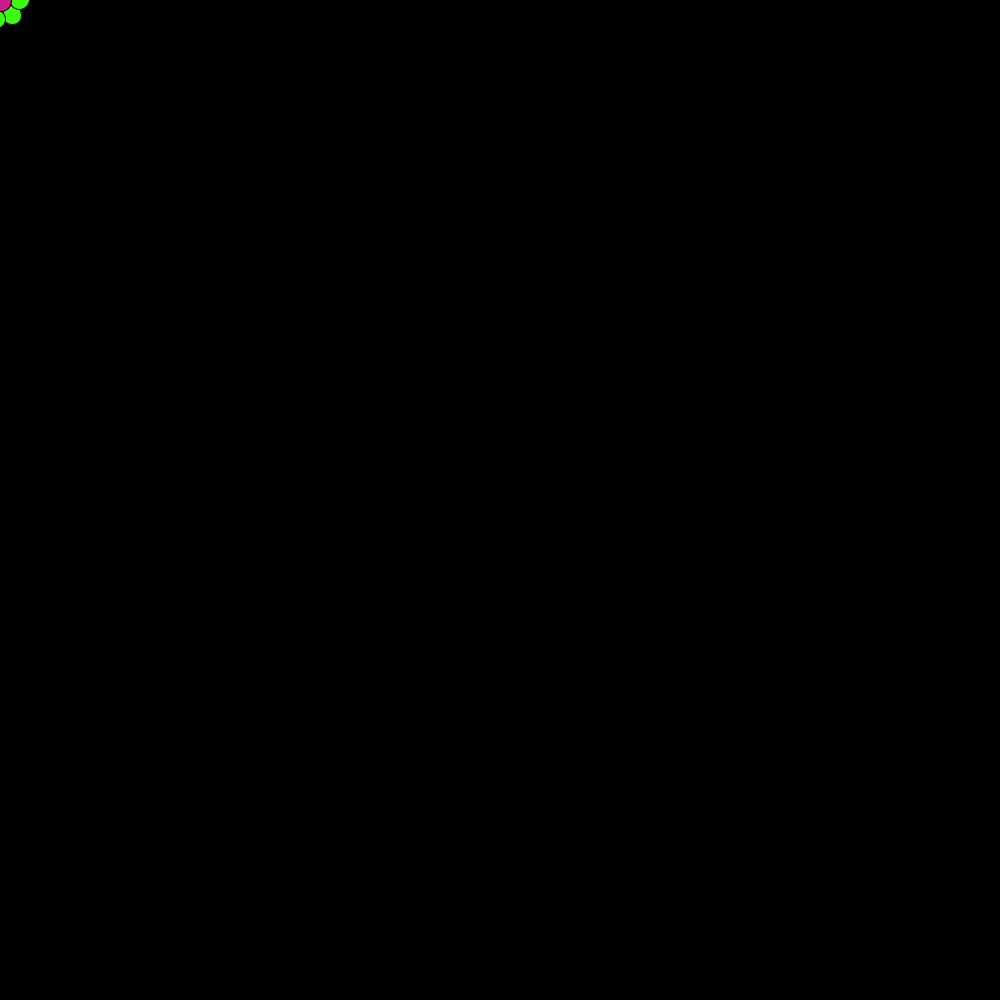
Frame 1 (no input)
Frame 60 (the mouse pressed at the canvas centre just before this capture): identical to frame 1, image omitted
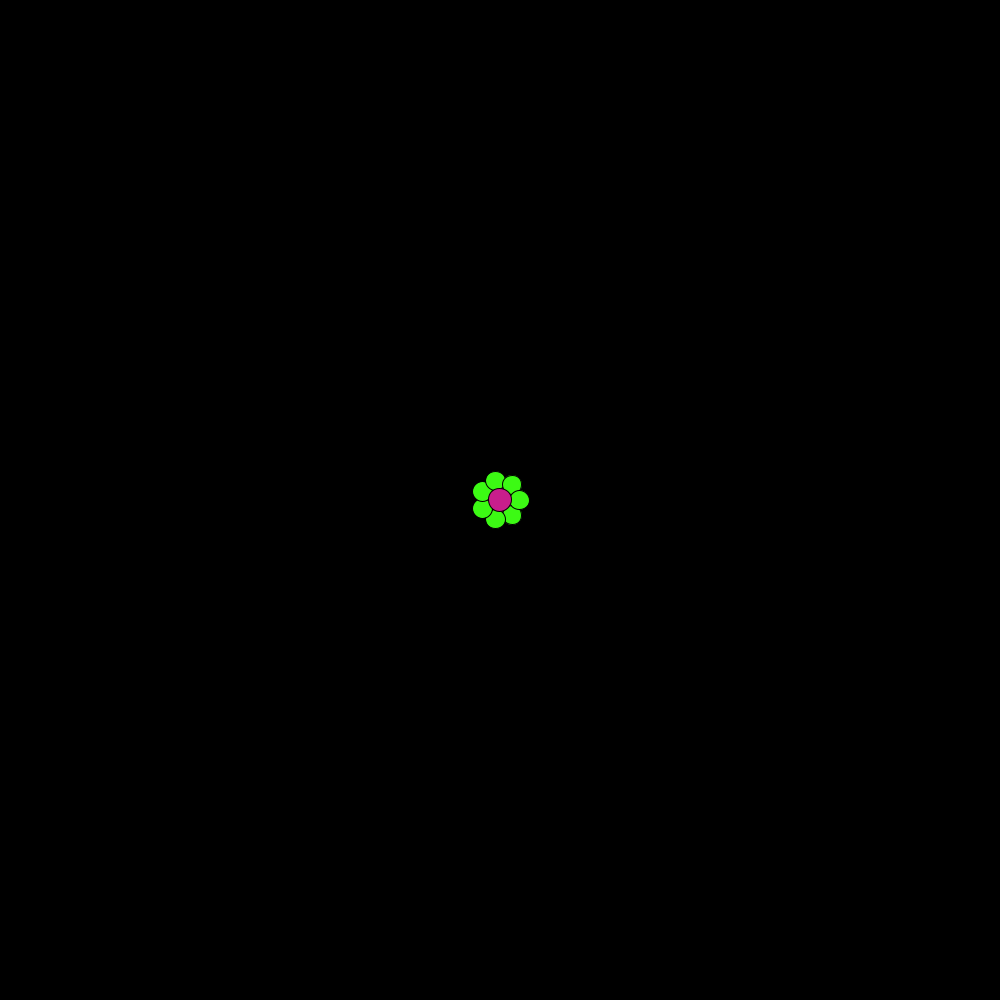
Frame 120 (the mouse held since frame 60 and released just before this capture)

The Processing sketch that drew these frames (run headless with seeded random() and noise(); from frame 60 on, the mouse is pressed at the canvas centre):

// Processing sketch: Flower_med_hale_asignement_nr_7_5
// ── Flower_med_hale_asignement_nr_7_5.pde
Object myFlower;
Object myCircle;
int nmb = 40;
int index = 40;

float fy;
float fx;
float r = 2;
int petals = 7;
color colorP = color(60, 250, 20);
color colorC = color(200, 30, 140);


Object [] flowers  = new Object [nmb];


int [] x = new int [index];
int [] y = new int [index];
void setup () {
  size(1000, 1000);
}

void draw () {
  background(0);

  myFlower = new Object(petals, 0, colorP, colorC);



  for (int i = index-1; i > 0; i--) {
    x[i] = x[i-1];
    y[i] = y[i-1];
  }

  x[0] = mouseX;
  y[0] = mouseY;
  fill(255, 102);
  //myFlower.flower();
  for (int i = 0; i < index; i++) myFlower.flower(x[i], y[i], i/r);
  //myFlower.move();
  //myFlower.bounce();
}

// ── Object_class.pde
class Object {
  float x;
  float y;
  //float r;
  int petals;
  float speedx;
  color circlecolor;
  color petalcolor;
  color flowercentercolor;

  // Constructer for the flower
  Object(int tpetals, float tspeedx, color tpetalcolor, color tflowercentercolor) {

    // x=tx;
    // y=ty;
   // r=tr;
    petals=tpetals;
    speedx = tspeedx;
    petalcolor = tpetalcolor;
    flowercentercolor = tflowercentercolor;
  }
  //Constructor for the circle
  // Object(float tx, float ty, float tr, color tcircleocolor) {
  //   x=tx;
  //   y=ty;
  //   r=tr;
  //   circlecolor = tcircleocolor;
  //}



  void flower(float x, float y, float r) {
    float ballX;
    float ballY;
    fill(petalcolor);
    //This code draws the shape of the flower - Based on the code from "FlowerFunctionParameters"
    for (float i=0; i<PI*2; i+=2*PI/petals) { //draw "petals" amount of small petals. 
      ballX=r*cos(i);
      ballY=r*sin(i);
      ellipse(x+ballX, y+ballY, r, r);
    }
    fill(flowercentercolor);
    ellipse(x, y, r*1.2, r*1.2); //draws flower center
  }

  void circle() {
    stroke(0);
    fill(circlecolor);
    ellipse(x, y, r, r);
  }

  void move() {
    x = x + speedx;
    // y = y + speedy;
    if (x >= width-r || x <= 0+r) {
      speedx = -speedx;
    }
  }

  void mouseControl () {
    x = mouseX;
    y = mouseY;
  }

  void bounce() {
    if (x >= width || x <= 0) x = -x;

    if (y >= height || y <= 0) y = -y;
  }
}
